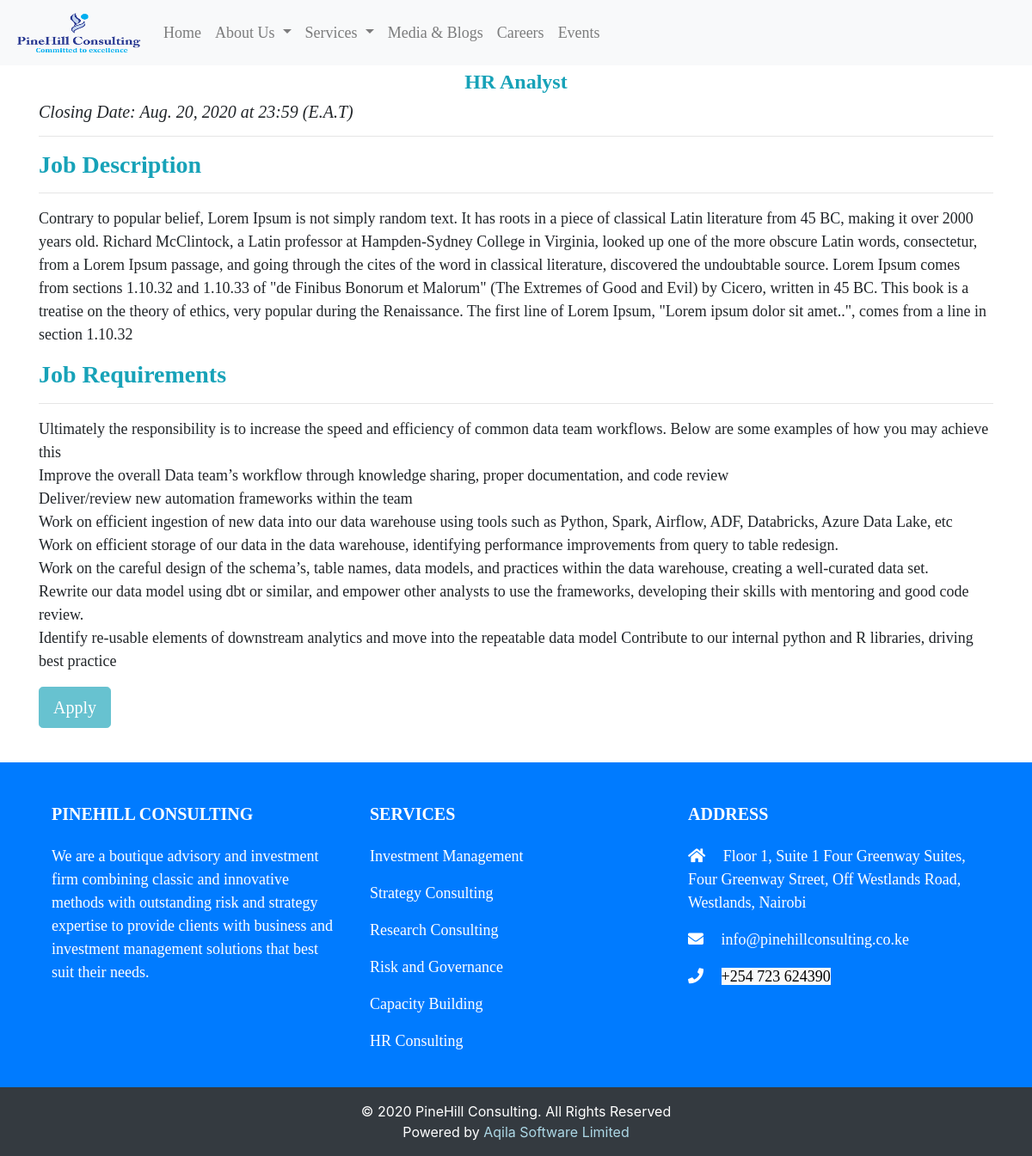
The app's page /career/2 with its own data.
### app/models.py (models this page shows, shortened)
class Job(models.Model):
    title = models.CharField(max_length=100, unique=True)
    description = models.TextField()
    requirements = models.TextField()
    posted = models.DateField(default=datetime.now)
    closing = models.DateField()
    is_published = models.BooleanField(default=True)

### app/views.py (the view, shortened to what this page needs)
# urls.py: path('career/<int:id>', views.career, name='career'),
def career(request, id):
    job = get_object_or_404(Job, id=id)
    current_date = date.today()
    context = {'job': job, 'current_date' : current_date}
    return render(request, 'app/career.html', context)

### app/templates/app/career.html (shortened to what this page needs)
{% extends 'base.html' %}
{% load static %}
{% block content %}
<div class="container">
    <h4 class="text-center text-info"><strong>{{ job.title }}</strong></h4>
<h5><em>Closing Date: {{ job.closing }} at 23:59 (E.A.T)</em></h5><hr>
<h3 class=" text-info"><strong>Job Description</strong></h3><hr>
<p>{{job.description}}</p>
<h3 class=" text-info"><strong>Job Requirements</strong></h3><hr>
  <p>{{job.requirements | safe}}</p>
{% if current_date > job.closing %}
<p><a class="btn btn-info btn-lg disabled" href="#" role="button">Apply</a>
</p>
    {% endif %}
</div>
    </div>
</body><br>
{% endblock content %}

### records on screen
Job: title "HR Analyst", closing "Aug. 20, 2020", description "Contrary to popular belief, Lorem Ipsum is not simply random text. It has roots in a piece of classical Latin literature from 45 BC, making it over 2000 years old. Richard McClintock, a Latin professor at Hampden-Sydney College in Virginia, looked up one of the more obscure Latin words, consectetur, from a Lorem Ipsum passage, and going through the cites of the word in classical literature, discovered the undoubtable source. Lorem Ipsum comes from sections 1.10.32 and 1.10.33 of \"de Finibus Bonorum et Malorum\" (The Extremes of Good and Evil) by Cicero, written in 45 BC. This book is a treatise on the theory of ethics, very popular during the Renaissance. The first line of Lorem Ipsum,…", requirements "Ultimately the responsibility is to increase the speed and efficiency of common data team workflows. Below are some examples of how you may achieve this Improve the overall Data team’s workflow through knowledge sharing, proper documentation, and code review Deliver/review new automation frameworks within the team Work on efficient ingestion of new data into our data warehouse using tools such as Python, Spark, Airflow, ADF, Databricks, Azure Data Lake, etc Work on efficient storage of our data in the data warehouse, identifying performance improvements from query to table redesign. Work on the careful design of the schema’s, table names, data models, and practices within the data…"
